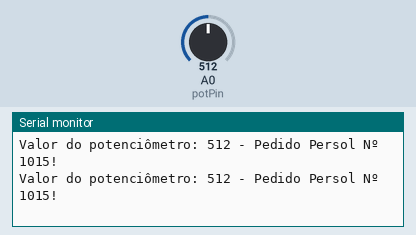
A sketch run on a simulated Arduino Uno, built with avr-gcc and run on an emulated ATmega328P. Shown: the last lines printed to the serial monitor. The test bench sets the inputs (shaded band); at power-on: A0 (potPin) = 512.

Above: at 5.8 s.
5.9 s: A0 (potPin) set to 716
At 11.0 s:
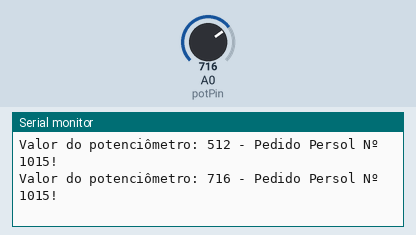
11.9 s: A0 (potPin) set to 775
At 16.0 s:
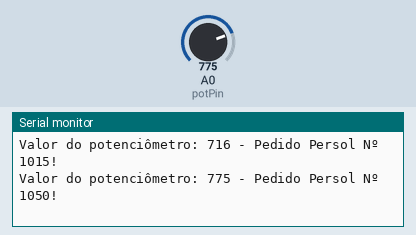
Timing chart, 0 to 17.5 s (numbered marks = the images above; inputs shaded):
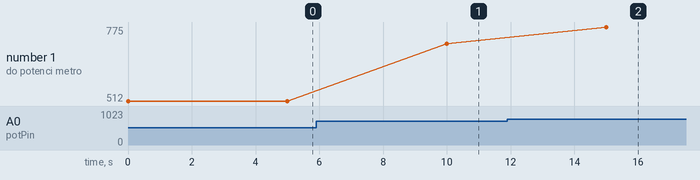

The sketch:

potenciometro_numero_pedido.ino
```cpp
const int potPin = A0;   // Pino analógico onde o potenciômetro está conectado

// Função setup() -- CONFIGURAÇÕES INICIAIS DO ARDUINO

void setup() {
  Serial.begin(9600); // Inicializa a comunicação serial com uma taxa de 9600 baud

} // FIM DA FUNÇÃO setup()

// -------------------------------------------------------------------------------------------------------------

// Função loop() -- DEFINE O CÓDIGO QUE FICA EM LOOP DURANTE EXECUÇÃO DO PROGRAMA

void loop() {
  int potValue = analogRead(potPin); // Lê o valor do potenciômetro (0-1023)

  // SEQUÊNCIA CONDICIONAL PARA VERIFICAR EM QUAL DAS QUATRO OPÇÕES DE PEDIDO O VALOR DO POTENCIÔMETRO ENCAIXA
  // ENCADEAMENTO DE IF'S (CONDICIONAIS)

  if (potValue >= 0 && potValue < 255) {
    Serial.println("Valor do potenciômetro: " + String(potValue) + " - Pedido Persol Nº 1000!");
    delay(5000); // Aguarda 5 segundos para evitar leituras muito rápidas
  } else if (potValue >= 255 && potValue < 510) {
    Serial.println("Valor do potenciômetro: " + String(potValue) + " - Pedido Persol Nº 1010!");
    delay(5000); // Aguarda 5 segundos para evitar leituras muito rápidas
  } else if (potValue >= 510 && potValue < 765) {
    Serial.println("Valor do potenciômetro: " + String(potValue) + " - Pedido Persol Nº 1015!");
    delay(5000); // Aguarda 5 segundos para evitar leituras muito rápidas
  } else if (potValue >= 765 && potValue <= 1023) {
    Serial.println("Valor do potenciômetro: " + String(potValue) + " - Pedido Persol Nº 1050!");
    delay(5000); // Aguarda 5 segundos para evitar leituras muito rápidas
  }

} // FIM DA FUNÇÃO loop()

// -------------------------------------------------------------------------------------------------------------
```

Measured:
- after the input at 5.9 s, the serial monitor: prints a new line after 4.1 s (image 1)
- after the input at 11.9 s, the serial monitor: prints a new line after 3.1 s (image 2)
- plotted number 1: 512 → 716 after the input at 5.9 s, 716 → 775 after the input at 11.9 s
